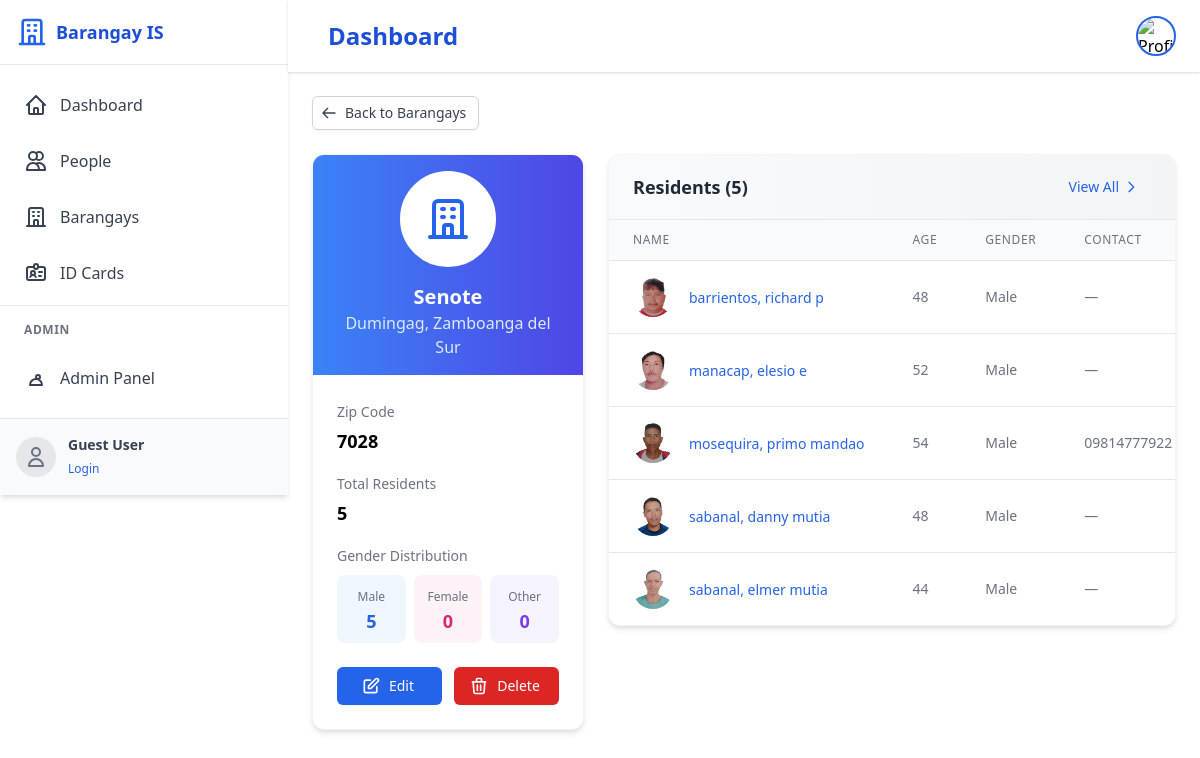
Screenshot of /dashboard/barangays/33/ with the database file from the repository.
### core/models.py (models this page shows, shortened)
class Barangay(models.Model):
    name = models.CharField(max_length=100)
    municipality = models.CharField(max_length=100)
    province = models.CharField(max_length=100)
    zip_code = models.CharField(max_length=10)
    class Meta:
        verbose_name_plural = 'Barangays'

class Person(models.Model):
    GENDER_CHOICES = [
        ('M', 'Male'),
        ('F', 'Female'),
        ('O', 'Other'),
    ]
    CIVIL_STATUS_CHOICES = [
        ('S', 'Single'),
        ('M', 'Married'),
        ('W', 'Widowed'),
        ('D', 'Divorced'),
        ('SP', 'Separated'),
        ('L', 'Live-in'),
    ]
    id = models.UUIDField(primary_key=True, default=uuid.uuid4, editable=False)
    barangay = models.ForeignKey(Barangay, on_delete=models.CASCADE, related_name='residents')
    user = models.OneToOneField(User, on_delete=models.SET_NULL, null=True, blank=True, related_name='profile')
    last_name = models.CharField(max_length=100)
    first_name = models.CharField(max_length=100)
    middle_name = models.CharField(max_length=100, blank=True)
    suffix = models.CharField(max_length=10, blank=True, help_text='Jr., Sr., III, etc.')
    profile_picture = models.ImageField(upload_to='profile_pictures/', null=True, blank=True, help_text='Profile picture of the person')
    date_of_birth = models.DateField()
    place_of_birth = models.CharField(max_length=255)
    age = models.PositiveIntegerField(null=True, blank=True, editable=False)
    gender = models.CharField(max_length=1, choices=GENDER_CHOICES)
    civil_status = models.CharField(max_length=2, choices=CIVIL_STATUS_CHOICES)
    religion = models.CharField(max_length=100, blank=True)
    phone_regex = RegexValidator(regex=r'^\+?1?\d{9,15}$', message="Phone number must be entered in the format: '+999999999'. Up to 15 digits allowed.")
    contact_number = models.CharField(validators=[phone_regex], max_length=17, blank=True)
    address_line1 = models.CharField(max_length=255, help_text='House/Lot/Unit No., Building Name, Block, Street')
    address_line2 = models.CharField(max_length=255, blank=True, help_text='Subdivision, Village, Zone, Sitio, Purok')
    postal_code = models.CharField(max_length=10)
    is_active = models.BooleanField(default=True)
    class Meta:
        ordering = ['last_name', 'first_name']
        verbose_name_plural = 'People'
        indexes = [
            models.Index(fields=['last_name', 'first_name']),
            models.Index(fields=['date_of_birth']),
            models.Index(fields=['barangay']),
        ]
    def full_name(self):
        if self.middle_name:
            middle_initial = f" {self.middle_name[0]}."
        else:
            middle_initial = " "
        full_name = f"{self.first_name}{middle_initial}{self.last_name}"
        if self.suffix:
            full_name = f"{full_name}, {self.suffix}"
        return full_name

### core/views.py (the view)
# urls.py: path('dashboard/barangays/<int:pk>/', barangay_detail, name='barangay_detail'),
def barangay_detail(request, pk):
    barangay = get_object_or_404(Barangay, pk=pk)
    residents = barangay.residents.all()
    resident_count = residents.count()
    gender_stats = {
        'M': residents.filter(gender='M').count(),
        'F': residents.filter(gender='F').count(),
        'O': residents.filter(gender='O').count(),
    }
    return render(request, 'dashboard/barangay_detail.html', {
        'barangay': barangay,
        'residents': residents[:10],  # Limit to 10 residents for the preview
        'resident_count': resident_count,
        'gender_stats': gender_stats
    })

### templates/dashboard/barangay_detail.html (shortened to what this page needs)
{% extends 'base.html' %}
{% block content %}
<div class="mb-6">
    <a href="{% url 'barangays' %}" class="inline-flex items-center px-3 py-1.5 border border-gray-300 shadow-sm text-sm font-medium rounded-md text-gray-700 bg-white hover:bg-gray-50 focus:outline-none focus:ring-2 focus:ring-offset-2 focus:ring-blue-500">
        <svg xmlns="http://www.w3.org/2000/svg" class="-ml-1 mr-2 h-4 w-4" fill="none" viewBox="0 0 24 24" stroke="currentColor">
            <path stroke-linecap="round" stroke-linejoin="round" stroke-width="2" d="M10 19l-7-7m0 0l7-7m-7 7h18" />
        </svg>
        Back to Barangays
    </a>
</div>
<div class="grid grid-cols-1 lg:grid-cols-3 gap-6">
    <div class="lg:col-span-1">
        <div class="bg-white rounded-xl shadow-md overflow-hidden border border-gray-100">
            <div class="bg-gradient-to-r from-blue-500 to-indigo-600 px-6 py-4">
                <div class="flex justify-center">
                    <div class="h-24 w-24 rounded-full bg-white flex items-center justify-center border-4 border-white">
                    </div>
                </div>
                <div class="mt-4 text-center">
                    <h2 class="text-xl font-bold text-white">{{ barangay.name }}</h2>
                    <p class="text-blue-100">{{ barangay.municipality }}, {{ barangay.province }}</p>
                </div>
            </div>
            <div class="p-6">
                <div class="space-y-4">
                    <div>
                        <span class="text-sm font-medium text-gray-500">Zip Code</span>
                        <p class="mt-1 text-lg font-semibold">{{ barangay.zip_code }}</p>
                    </div>
                    <div>
                        <span class="text-sm font-medium text-gray-500">Total Residents</span>
                        <p class="mt-1 text-lg font-semibold">{{ resident_count }}</p>
                    </div>
                    <div>
                        <span class="text-sm font-medium text-gray-500">Gender Distribution</span>
                        <div class="mt-2 grid grid-cols-3 gap-2">
                            <div class="bg-blue-50 p-2 rounded-lg text-center">
                                <span class="text-xs text-gray-500">Male</span>
                                <p class="text-lg font-semibold text-blue-600">{{ gender_stats.M }}</p>
                            </div>
                            <div class="bg-pink-50 p-2 rounded-lg text-center">
                                <span class="text-xs text-gray-500">Female</span>
                                <p class="text-lg font-semibold text-pink-600">{{ gender_stats.F }}</p>
                            </div>
                            <div class="bg-purple-50 p-2 rounded-lg text-center">
                                <span class="text-xs text-gray-500">Other</span>
                                <p class="text-lg font-semibold text-purple-600">{{ gender_stats.O }}</p>
                            </div>
                        </div>
                    </div>
                </div>
                <div class="mt-6 flex space-x-3">
                    <a href="{% url 'barangay_update' pk=barangay.id %}" class="flex-1 inline-flex justify-center items-center px-4 py-2 border border-transparent rounded-md shadow-sm text-sm font-medium text-white bg-blue-600 hover:bg-blue-700 focus:outline-none focus:ring-2 focus:ring-offset-2 focus:ring-blue-500">
                        Edit
                    </a>
                    <a href="{% url 'barangay_delete' pk=barangay.id %}" class="flex-1 inline-flex justify-center items-center px-4 py-2 border border-transparent rounded-md shadow-sm text-sm font-medium text-white bg-red-600 hover:bg-red-700 focus:outline-none focus:ring-2 focus:ring-offset-2 focus:ring-red-500">
                        Delete
                    </a>
                </div>
            </div>
        </div>
    </div>
    <div class="lg:col-span-2">
        <div class="bg-white rounded-xl shadow-md overflow-hidden border border-gray-100">
            <div class="px-6 py-4 bg-gradient-to-r from-gray-50 to-gray-100 border-b border-gray-200">
                <div class="flex items-center justify-between">
                    <h2 class="text-lg font-semibold text-gray-800">Residents ({{ resident_count }})</h2>
                    <a href="{% url 'people' %}" class="inline-flex items-center px-3 py-1.5 text-sm font-medium text-blue-600 hover:text-blue-800">
                        View All
                        <svg xmlns="http://www.w3.org/2000/svg" class="ml-1 h-4 w-4" fill="none" viewBox="0 0 24 24" stroke="currentColor">
                            <path stroke-linecap="round" stroke-linejoin="round" stroke-width="2" d="M9 5l7 7-7 7" />
                        </svg>
                    </a>
                </div>
            </div>
            {% if residents %}
            <div class="overflow-x-auto">
                <table class="min-w-full divide-y divide-gray-200">
                    <thead class="bg-gray-50">
                        <tr>
                            <th class="px-6 py-3 text-left text-xs font-medium text-gray-500 uppercase tracking-wider">Name</th>
                            <th class="px-6 py-3 text-left text-xs font-medium text-gray-500 uppercase tracking-wider">Age</th>
                            <th class="px-6 py-3 text-left text-xs font-medium text-gray-500 uppercase tracking-wider">Gender</th>
                            <th class="px-6 py-3 text-left text-xs font-medium text-gray-500 uppercase tracking-wider">Contact</th>
                        </tr>
                    </thead>
                    <tbody class="bg-white divide-y divide-gray-200">
                        {% for resident in residents %}
                        <tr class="hover:bg-gray-50 transition-colors duration-150">
                            <td class="px-6 py-4 whitespace-nowrap">
                                <div class="flex items-center">
                                    <div class="flex-shrink-0 h-10 w-10">
                                        {% if resident.profile_picture %}
                                            <img class="h-10 w-10 rounded-full object-cover" src="{{ resident.profile_picture.url }}" alt="{{ resident.full_name }}">
                                        {% else %}
                                            <div class="h-10 w-10 rounded-full bg-blue-100 flex items-center justify-center">
                                                <span class="text-blue-800 font-medium">{{ resident.first_name.0 }}{{ resident.last_name.0 }}</span>
                                            </div>
                                        {% endif %}
                                    </div>
                                    <div class="ml-4">
                                        <a href="{% url 'person_detail' pk=resident.id %}" class="text-sm font-medium text-blue-600 hover:text-blue-900">
                                            {{ resident.last_name }}, {{ resident.first_name }} {{ resident.middle_name }}
                                        </a>
                                    </div>
                                </div>
                            </td>
                            <td class="px-6 py-4 whitespace-nowrap text-sm text-gray-500">{{ resident.age }}</td>
                            <td class="px-6 py-4 whitespace-nowrap text-sm text-gray-500">{{ resident.get_gender_display }}</td>
                            <td class="px-6 py-4 whitespace-nowrap text-sm text-gray-500">{{ resident.contact_number|default:"—" }}</td>
                        </tr>
                        {% endfor %}
                    </tbody>
                </table>
            </div>
            {% endif %}
        </div>
    </div>
</div>
{% endblock %}

### rows the page displays
Barangay: name "Senote", municipality "Dumingag", province "Zamboanga del Sur", zip_code "7028"
Person: profile_picture (picture), last_name "barrientos", first_name "richard", middle_name "p", age "48", gender "Male", contact_number "—"
Person: profile_picture (picture), last_name "manacap", first_name "elesio", middle_name "e", age "52", gender "Male", contact_number "—"
Person: profile_picture (picture), last_name "mosequira", first_name "primo", middle_name "mandao", age "54", gender "Male", contact_number "09814777922"
Person: profile_picture (picture), last_name "sabanal", first_name "danny", middle_name "mutia", age "48", gender "Male", contact_number "—"
Person: profile_picture (picture), last_name "sabanal", first_name "elmer", middle_name "mutia", age "44", gender "Male", contact_number "—"

### other values shown
{{ resident_count }} "5"
{{ gender_stats.M }} "5"
{{ gender_stats.F }} "0"
{{ gender_stats.O }} "0"
